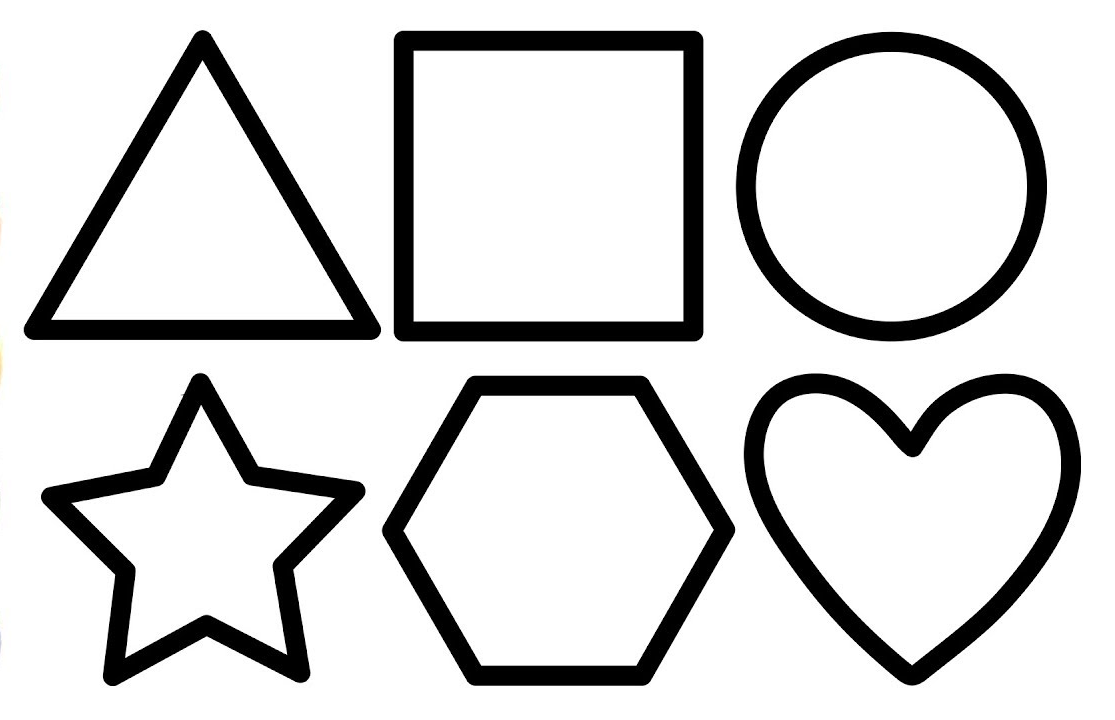
#> input picture imgs/simple_shapes.png, 1115 x 720 px
$ jupyter execute 08_finding_and_drawing_contours.ipynb   (shell and % lines are left out)
#> lines starting #> are read from the running program, lines starting #| are printed output that depends on the picture; after the words box and inside, x2 and y2 are one past the last pixel; in counts of white or black regions, pixels touching at a corner belong together
### funcs.py
import cv2 as cv
import numpy as np
from matplotlib import pyplot as plt

# ------------------------------------------------------------
### matplotlib_imshow
# ------------------------------------------------------------


# converting color mode to RGB and displaying the image as matplotlib figure
def matplotlib_imshow(
    img_title="", img=None, fig_h=5, cv_colorspace_conversion_flag=cv.COLOR_BGR2RGB
):
    """
    title: plot title (to be shown)
    img: image to plot
    fig_h = 7: figure height is set to 7
    cv_colorspace_conversion_flag = cv.COLOR_BGR2RGB: colorspace conversion
    """

    # tinkering with size
    try:
        img_height, img_width = img.shape[0], img.shape[1]
        aspect_ratio = img_width / img_height
        plt.figure(figsize=(fig_h, fig_h * aspect_ratio))
    except AttributeError:
        print(
            "None Type image. Correct_syntax is, matplotlib_imshow(img_title, img, fig_h, cv_colorspace_conversion_flag)."
        )

    # actual code for displaying the image
    plt.imshow(cv.cvtColor(img, cv_colorspace_conversion_flag))
    plt.title(img_title)
    plt.show()


# ------------------------------------------------------------
### Get grayscale canvas (2D)
# ------------------------------------------------------------


def get_canvas(shape, color_code=(80)):
    return np.full(shape, fill_value=color_code, dtype=np.uint8)


# ------------------------------------------------------------
### Auto Canny Edge detector
# ------------------------------------------------------------


# [86 lines left out: functions auto_canny, find_contours, draw_all_contours_one_by_one, not called in this run]

### 08_finding_and_drawing_contours.ipynb
### Import Statements

[cell 1]
import matplotlib.pyplot as plt
import numpy as np
import cv2 as cv
import sys
import copy

[cell 2]
from funcs import matplotlib_imshow
from funcs import auto_canny

## Contours ([Docs]())

Contours can be explained simply as a curve joining all the continuous points (along the boundary), having same color or intensity. The contours are a useful tool for shape analysis, object detection and recognition.

**Note:** A useful Resource for learning about Contours in OpenCv along with the OpenCV documentation might be [This One](https://bleedaiacademy.com/contour-detection-101-the-basics-pt1/).

- ### Finding Contours

In OpenCV, finding contours is like finding white object from black background. So remember, `object to be found should be white and background should be black.`

> The `cv.findContours(image, mode, method)` function

<u>Function Parameters</u>
- image: source image (an 8-bit single-channel image). Non-zero pixels are treated as 1's. Zero pixels remain 0's i.e, the image is treated as binary. **So, before finding contours, apply threshold or canny edge detection.**
- mode: contour retrieval mode. The available [retrieval modes](https://docs.opencv.org/3.4/d3/dc0/group__imgproc__shape.html#ga819779b9857cc2f8601e6526a3a5bc71) are,
    - cv.RETR_EXTERNAL: retrieves only the extreme outer contours.
    - cv.RETR_LIST: retrieves all of the contours without establishing any hierarchical relationships.
    - cv.RETR_CCOMP: retrieves all of the contours and organizes them into a two-level hierarchy. At the top level, there are external boundaries of the components. At the second level, there are boundaries of the holes.
    - cv.RETR_TREE: retrieves all of the contours and reconstructs a full hierarchy of nested contours.
- method: contour approximation method. The available [contour approximation modes]() are,
    - cv.CHAIN_APPROX_NONE: all the boundary points are stored.
    - cv.CHAIN_APPROX_SIMPLE: compresses horizontal, vertical, and diagonal segments and leaves only their end points.

**Returns:** (contours, hierarchy)

`Note:`  findContours() no longer modifies the source image.

[cell 3]
# defining a function to find contours from images
# with some default preprocessing applied (Grayscale, GaussianBlur, Adaptive Gaussian Thresholding)
# objects represented as black and background as white needs to be inverted first before contour detection


def find_contours(
    img_path=None,
    black_obj_on_white_bg=True,
    mode=cv.RETR_CCOMP,
    method=cv.CHAIN_APPROX_SIMPLE,
):

#> called with img_path = './imgs/simple_shapes.png', black_obj_on_white_bg = True, mode = 0, method = 2
    try:
        img_read = cv.imread(img_path)
#> img_read is the input picture: shape (720, 1115, 3); mean B, G, R 216.3, 216.3, 216.3
    except:
        print("Provide a valid image path along with the image extension.")

    img = cv.cvtColor(img_read, cv.COLOR_BGR2GRAY)
    img_blurred = cv.GaussianBlur(img, (5, 5), sigmaX=0)

    # Thresholding/ applying Canny Edge is a must to have step in finding contours.
    # Without this step we may not find contours at all
    img_thresholded = cv.adaptiveThreshold(
        img_blurred, 255, cv.ADAPTIVE_THRESH_GAUSSIAN_C, cv.THRESH_BINARY, 9, 2
    )
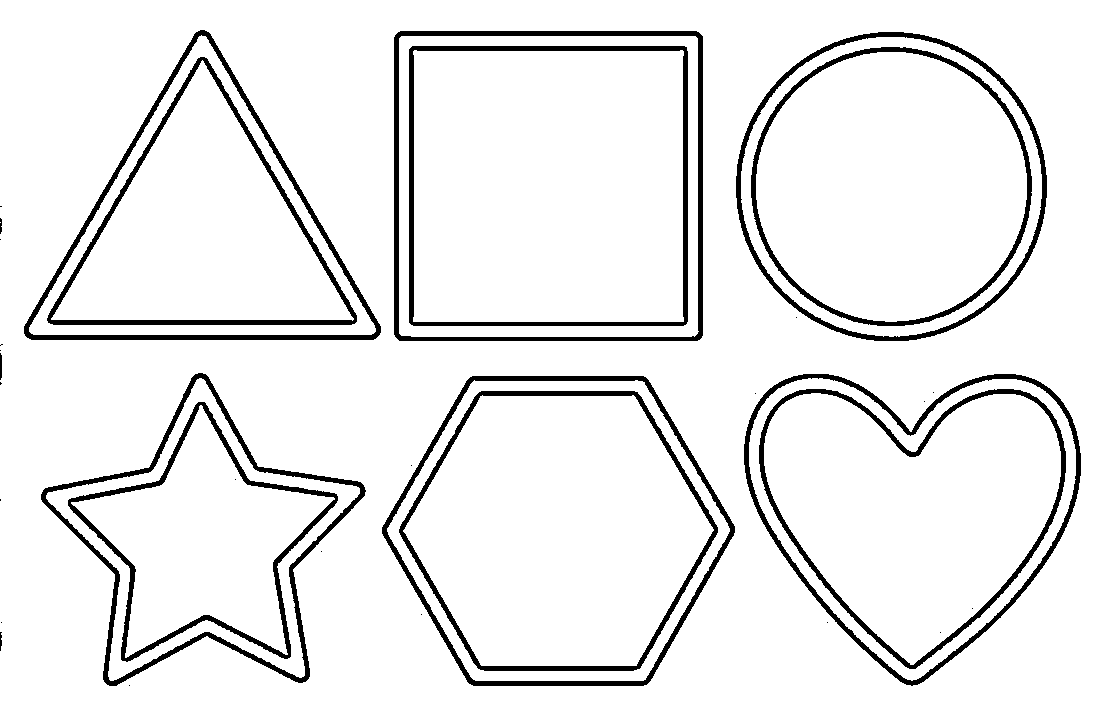
#> img_thresholded: shape (720, 1115); 92.7% white; 34 black regions (19 under 20 px), largest, box (x1, y1, x2, y2) and area: (394, 31, 703, 341) 5758, (41, 373, 366, 686) 5269, (24, 30, 381, 340) 5183
    # img_canny = auto_canny(img_blurred)
    if black_obj_on_white_bg:
        img_final = cv.bitwise_not(img_thresholded)
#> img_final: shape (720, 1115); 7.3% white; 34 white regions (19 under 20 px)
    else:
        img_final = img_thresholded

    contours, hierarchy = cv.findContours(img_final, mode, method)
#> contours = 25 contours, 18 with area under 20; largest, box (x1, y1, x2, y2) and area: (394, 31, 703, 341) 95120, (382, 376, 735, 686) 82152, (736, 32, 1047, 341) 75176, (744, 374, 1081, 686) 72733, (24, 30, 381, 340) 58754, (41, 373, 366, 686) 49152, (0, 353, 2, 380) 23
    return img_read, img_final, contours, hierarchy

[cell 4]
# finding contours of simple objects in an image
shape_img, img_used, shape_img_contours, shape_img_hierarchy = find_contours(
    "./imgs/simple_shapes.png", black_obj_on_white_bg=True, mode=cv.RETR_EXTERNAL
)
#> shape_img_contours has the same summary as contours in find_contours; shape_img_hierarchy = 25 rows, first 6: [1, -1, -1, -1], [2, 0, -1, -1], [3, 1, -1, -1], [4, 2, -1, -1], [5, 3, -1, -1], [6, 4, -1, -1]

[cell 5]
print(f"Total contours found = {len(shape_img_contours)}")
#| Total contours found = 25

[cell 6]
matplotlib_imshow("Simple Shapes (Original Image)", shape_img, 5)

[cell 7]
matplotlib_imshow(
    f"Simple Shapes (Image Used to Find Contours)\nContours found={len(shape_img_contours)}",
    img_used,
    7,
)
# no need to convert color space since matplotlib_imshow does that
# if we were to use plt.imshow() we need to convert color space for correct representation of the colors

- ### Drawing Contours

> The `cv.drawContours(image, contours, contourIdx, color, thickness)` function

<u>Function Parameters</u>
- image: image to draw contours on.
- contours: all the input contours.
- contourIdx: index of the contour to be drawn. If it is negative, all the contours are drawn.
- color: color of the drawn contours.
- thickness: thickness of the lines contours are drawn with.

**`Note:`** Draws on the source image i.e, modifies the source image inplace. So be careful.

[cell 8]
def get_canvas(shape, color_code=(80, 80, 80)):
    return np.full(shape, fill_value=color_code, dtype=np.uint8)

[cell 9]
plt.subplot(1, 2, 1).imshow(cv.cvtColor(img_used, cv.COLOR_BGR2RGB)), plt.title(
    f"No of Contours found = {len(shape_img_contours)}"
)

plt.subplot(1, 2, 2).imshow(
    cv.drawContours(
        cv.cvtColor(img_used, cv.COLOR_BGR2RGB),
        shape_img_contours,
        -1,
        (200, 200, 0),
        thickness=1,
    )
), plt.title("Contours Drawn on a Canvas")

plt.show()
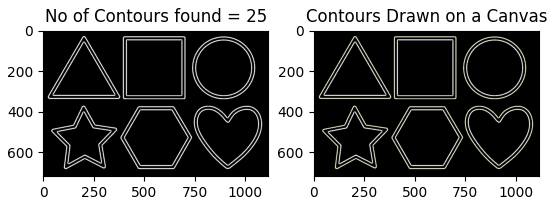
#> figure drawn by matplotlib, 2 panels

$ run again, with imgs/aspect_ratio.png copied over imgs/simple_shapes.png
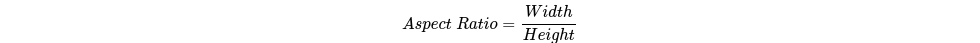
#> input picture imgs/aspect_ratio.png, 980 x 43 px
#> in find_contours, img_read is the input picture: shape (43, 980, 3); min 0, max 255, mean 251
#> in find_contours, `img_thresholded = cv.adaptiveThreshold( img_blurred, 255, cv.ADAPTIVE_..`:
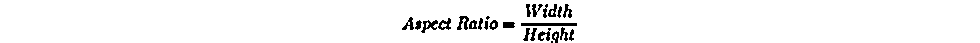
#> img_thresholded: shape (43, 980); 96.6% white; 25 black regions (2 under 20 px), largest, box (x1, y1, x2, y2) and area: (521, 23, 577, 26) 168, (421, 20, 438, 33) 100, (457, 16, 469, 30) 93
#> img_final: shape (43, 980); 3.4% white; 25 white regions (2 under 20 px)
#> contours = 25 contours, 3 with area under 20; largest, box (x1, y1, x2, y2) and area: (521, 23, 577, 26) 110, (421, 20, 438, 33) 84, (438, 18, 451, 30) 80, (457, 16, 469, 30) 62, (402, 17, 414, 30) 55
#> shape_img_contours has the same summary as contours in find_contours; shape_img_hierarchy = 25 rows, first 6: [1, -1, -1, -1], [2, 0, -1, -1], [3, 1, -1, -1], [4, 2, -1, -1], [5, 3, -1, -1], [6, 4, -1, -1]
#| Total contours found = 25
#> `plt.show()`:
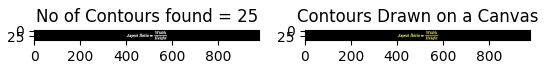
#> figure drawn by matplotlib, 2 panels
